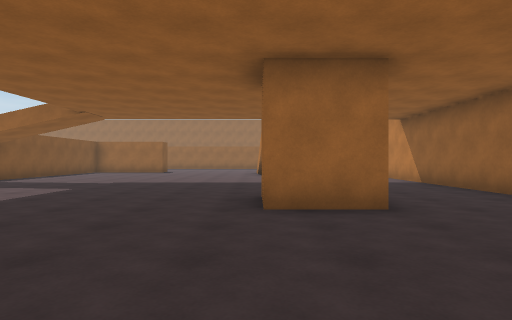
view 1 (above)

24 first-person views from a walk through a 3-D level made in the Unity game engine. The camera is 1.2 m above the floor, looks level and sees 75° across. The floor is counted in squares, 2 m on a side. Each view is taken from the middle of a square. On the plan, view 1 faces up. The plan holds only what a view shows up to about 10 squares ahead; the rest is blank. The place goes on beyond the plan. The player is left out.

view 2
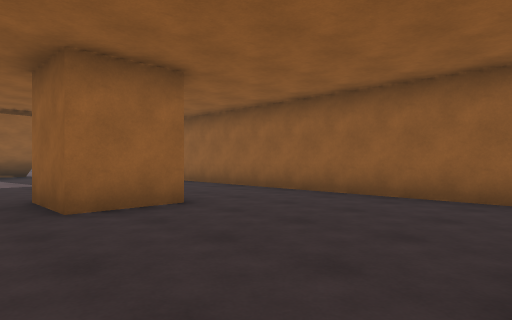

view 3
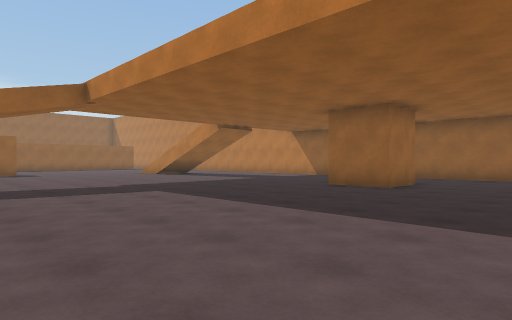

view 4
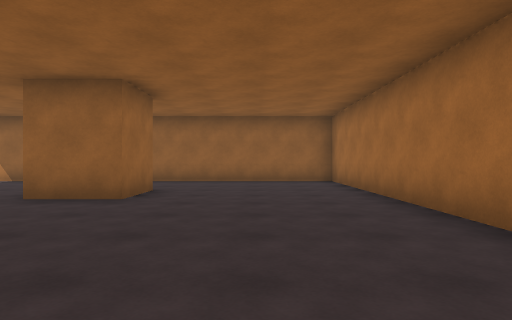

view 5
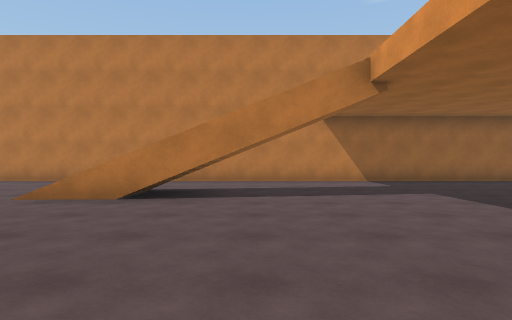

view 6
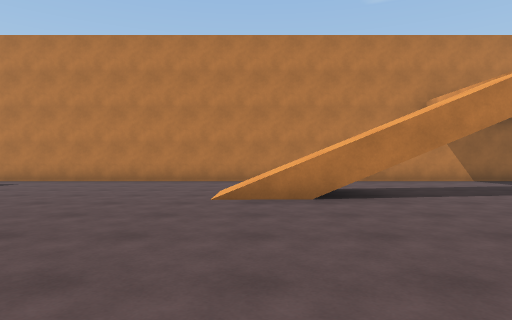

view 7
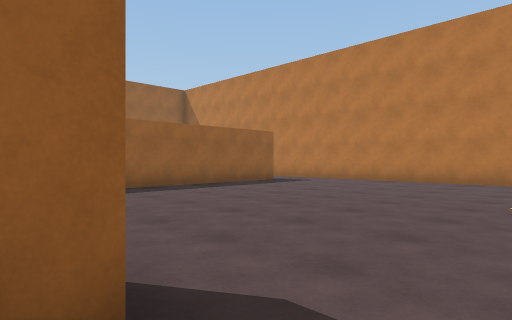

view 8
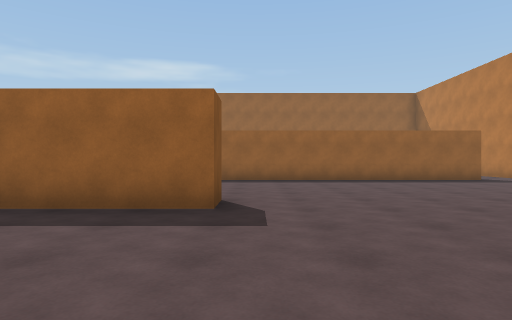

view 9
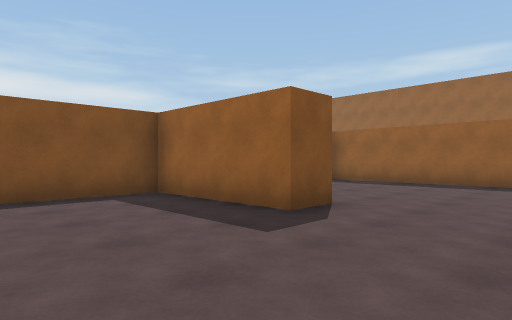

view 10
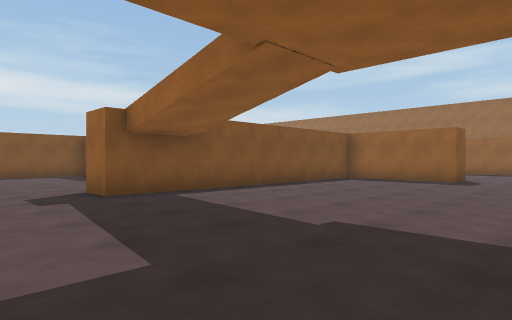

view 11
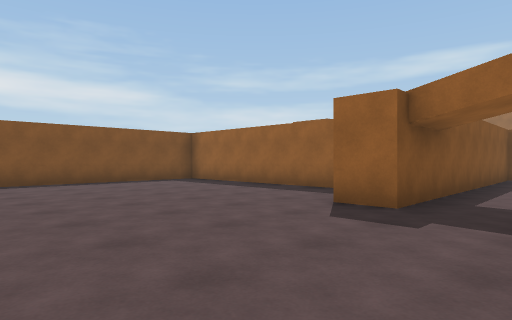

view 12
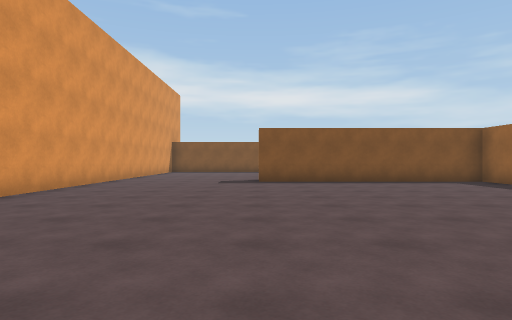

view 13
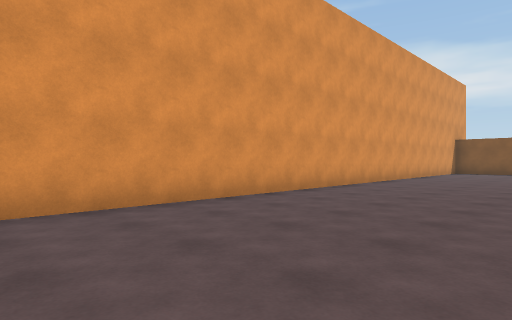

view 14
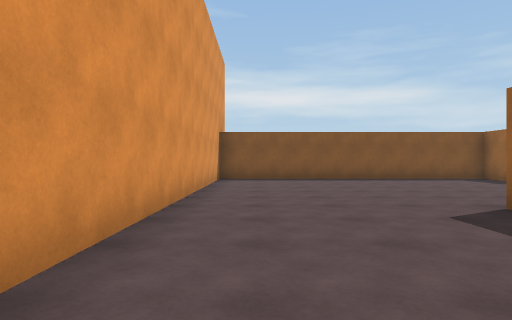

view 15
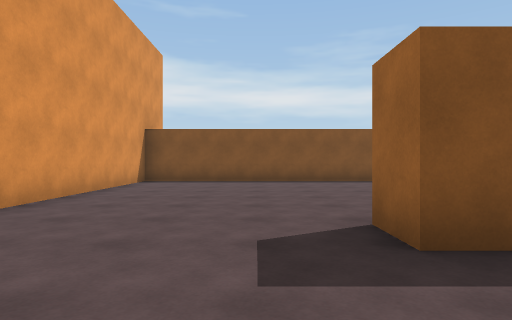

view 16
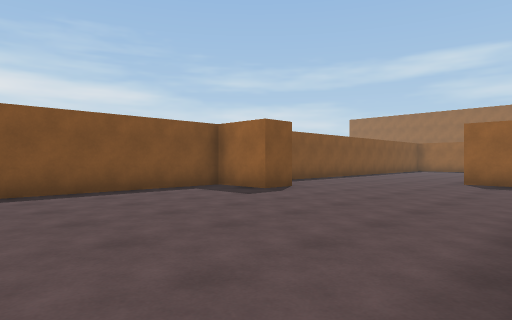

view 17
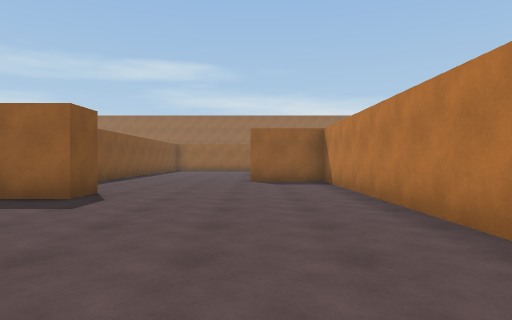

view 18
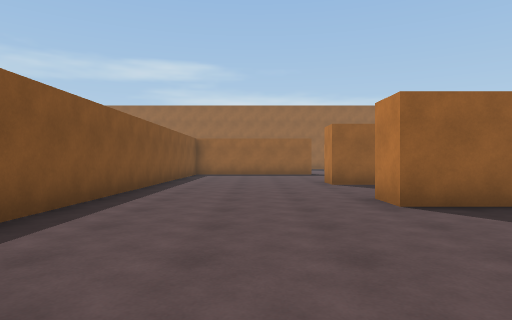

view 19
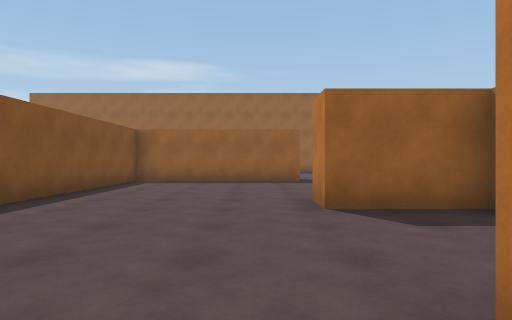

view 20
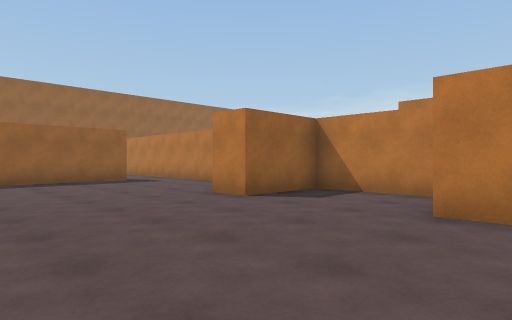

view 21
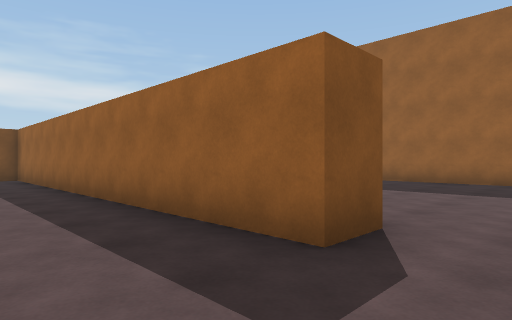

view 22
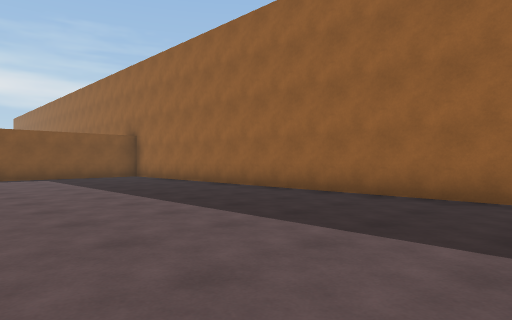

view 23
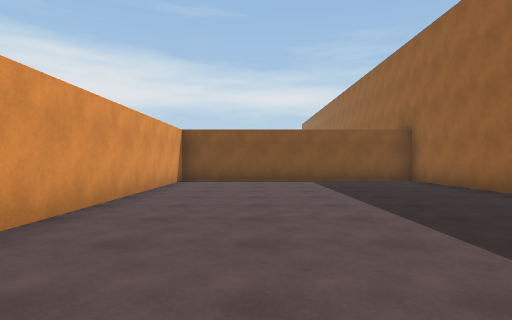

view 24
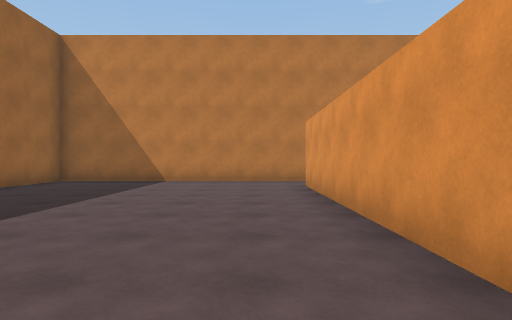

### Floor plan
Points are (right, up) in squares from view 1. A wall is a line through its corners. A room is listed if a view was taken in it or the views show most of it. See-through windows are left out.
Room 1 (views 1, 2, 3, 4, 5, 6, 7, 8, 9, 10, 11, 12, 13, 14, 15, 16, 17, 18, 19, 20, 21)
walls: (-9.9, 10.3) (-15.2, 10.3) (-15.2, 4) (-16.1, 4); (-16.1, 5.4) (-16.1, 12.3) (-18.2, 12.3) (-18.2, 13.2); (-16.1, 13.8) (-16.1, 16.1) (-18.2, 16.1) (-18.2, 17); (-4.5, 17) (-4.5, 16.1) (-7.7, 16.1) (-7.7, 8.1) (-8.6, 8.1); (0.1, 12.5) (0.1, 13.1); (-2.2, -0.1) (4.4, -0.1) (4.4, 22.5); (1.6, 4) (0.1, 4) (0.1, 5.6); (-20.9, 9.1) (-20.9, 8.1) (-22.4, 8.1) (-22.4, -0.1) (-6.5, -0.1); (-16.1, 19.6) (-16.1, 20.2); (-17.6, 21.7) (-22.4, 21.7) (-22.4, 11.1); (2.7, 22.9) (2.7, 22) (-7.7, 22)
ways out: opening at (3.5, 22) to room 2
Room 2 (views 22, 23, 24)
walls: (4.4, 22.5) (4.4, 29.5) (-7.7, 29.5) (-7.7, 22.9) (2.7, 22.9)
ways out: opening at (3.5, 22) to room 1

Where each view was taken, in squares from view 1:
view 1: 0 up, 0 right, facing up
view 2: 0 up, 1 left, facing up-right
view 3: 1 up, 7 left, facing up-right
view 4: 2 up, 5 left, facing right
view 5: 12 up, 5 left, facing right
view 6: 15 up, 5 left, facing right
view 7: 15 up, 5 left, facing up-right
view 8: 12 up, 4 left, facing up
view 9: 13 up, 2 left, facing up-left
view 10: 6 up, 2 left, facing up-left
view 11: 4 up, 6 left, facing up-left
view 12: 4 up, 6 left, facing left
view 13: 4 up, 6 left, facing down-left
view 14: 1 up, 12 left, facing left
view 15: 3 up, 13 left, facing left
view 16: 3 up, 16 left, facing up-left
view 17: 3 up, 18 left, facing up
view 18: 8 up, 20 left, facing up
view 19: 12 up, 19 left, facing up
view 20: 12 up, 22 left, facing up-right
view 21: 20 up, 4 right, facing up-left
view 22: 24 up, 4 right, facing up-left
view 23: 25 up, 2 right, facing left
view 24: 24 up, 5 left, facing right
